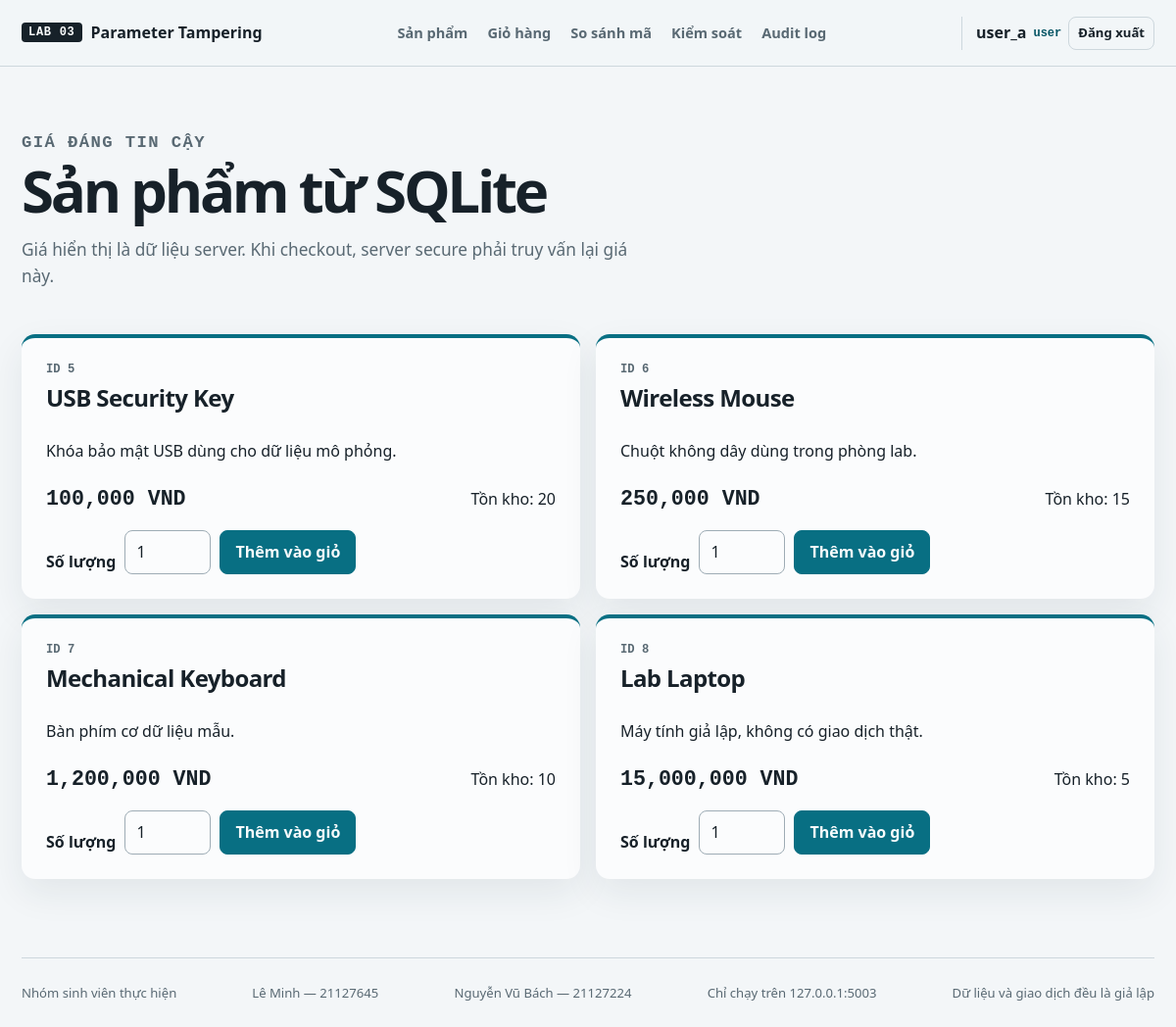
/products (signed in), run on the app's committed database.
### tables this page shows
CREATE TABLE users (
    id INTEGER PRIMARY KEY,
    username TEXT NOT NULL UNIQUE,
    email TEXT NOT NULL UNIQUE,
    password_hash TEXT NOT NULL,
    role TEXT NOT NULL CHECK (role IN ('user', 'admin')),
    created_at TEXT NOT NULL DEFAULT CURRENT_TIMESTAMP,
    updated_at TEXT NOT NULL DEFAULT CURRENT_TIMESTAMP
);

CREATE TABLE products (
    id INTEGER PRIMARY KEY,
    name TEXT NOT NULL,
    description TEXT NOT NULL,
    price_vnd INTEGER NOT NULL CHECK (price_vnd >= 0),
    stock INTEGER NOT NULL CHECK (stock >= 0),
    created_at TEXT NOT NULL DEFAULT CURRENT_TIMESTAMP
);

### app.py (the view)
    @app.get("/products")
    @login_required
    def products():
        return render_template("products.html", products=list_products(), current_user=get_user(session["user_id"]))

### auth.py (called while the page is built)
def login_required(view):
    @wraps(view)
    def wrapped(*args, **kwargs):
        if "user_id" not in session:
            return redirect(url_for("login", next=request.full_path.rstrip("?")))
        return view(*args, **kwargs)
    return wrapped

### database.py (called while the page is built)
def _database_path() -> Path:
    path = Path(current_app.config["DATABASE"])
    return path if path.is_absolute() else Path(current_app.root_path, path)

def get_db() -> sqlite3.Connection:
    if "db" not in g:
        g.db = sqlite3.connect(_database_path())
        g.db.row_factory = sqlite3.Row
        g.db.execute("PRAGMA foreign_keys = ON")
    return g.db

def query_one(sql: str, parameters: tuple = ()):
    return get_db().execute(sql, parameters).fetchone()

def query_all(sql: str, parameters: tuple = ()):
    return get_db().execute(sql, parameters).fetchall()

### services.py (called while the page is built)
def get_user(user_id: int) -> dict | None:
    row = query_one("SELECT id, username, email, role, created_at, updated_at FROM users WHERE id = ?", (user_id,))
    return dict(row) if row else None

def list_products() -> list[dict]:
    return [dict(row) for row in query_all("SELECT * FROM products ORDER BY id")]

### templates/products.html
{% extends 'base.html' %}{% block title %}Sản phẩm | Lab 03{% endblock %}
{% block content %}<section class="page-intro"><p class="eyebrow">Giá đáng tin cậy</p><h1>Sản phẩm từ SQLite</h1><p>Giá hiển thị là dữ liệu server. Khi checkout, server secure phải truy vấn lại giá này.</p></section>
{% set product_list = products|default([], true) %}<section class="product-grid" aria-label="Danh sách sản phẩm">{% for product in product_list %}<article class="product-card"><div class="product-id">ID {{ product.id }}</div><h2>{{ product.name }}</h2><p>{{ product.description|default('Sản phẩm giả lập phục vụ bài lab.') }}</p><strong class="price">{{ '{:,.0f}'.format(product.price_vnd|default(product.price|default(0))) }} VND</strong><span>Tồn kho: {{ product.stock|default(0) }}</span><form method="post" action="/cart/add"><input type="hidden" name="product_id" value="{{ product.id }}"><label for="qty-{{ product.id }}">Số lượng</label><input id="qty-{{ product.id }}" class="compact-input" type="number" name="quantity" min="1" max="10" value="1" required><button class="button" type="submit">Thêm vào giỏ</button></form></article>{% else %}<div class="empty-state"><h2>Chưa có sản phẩm</h2><p>Chạy <code>python seed.py</code> để tạo dữ liệu cố định.</p></div>{% endfor %}</section>{% endblock %}

### templates/base.html (shortened to what this page needs)
<!doctype html>
<html lang="vi">
<head>
  <link rel="stylesheet" href="{{ url_for('static', filename='css/style.css') }}">
  <link rel="stylesheet" href="{{ url_for('static', filename='css/presentation.css') }}">
</head>
<body data-mode="{{ session.get('lab_mode', 'secure') if session is defined else 'secure' }}">
  <header class="site-header">
    <a class="brand" href="/" aria-label="Trang chủ Lab 03"><span>LAB 03</span> Parameter Tampering</a>
    <nav id="primary-nav" class="primary-nav" aria-label="Điều hướng chính">
      <a href="/products">Sản phẩm</a><a href="/cart">Giỏ hàng</a><a href="/comparison">So sánh mã</a><a href="/security-controls">Kiểm soát</a><a href="/audit-logs">Audit log</a>
    </nav>
    <div class="session-chip">
      {% if session is defined and session.get('user_id') %}
        <span>{{ session.get('username', 'user') }}</span><b>{{ session.get('role', 'user') }}</b>
        <form method="post" action="/logout"><button class="button button-quiet" type="submit">Đăng xuất</button></form>
      {% else %}<a class="button button-quiet" href="/login">Đăng nhập</a>{% endif %}
    </div>
  </header>
  <main id="main-content" tabindex="-1">
    {% block content %}{% endblock %}
  </main>
  <footer class="site-footer"><span>Nhóm sinh viên thực hiện</span><span>Lê Minh — 21127645</span><span>Nguyễn Vũ Bách — 21127224</span><span>Chỉ chạy trên 127.0.0.1:5003</span><span>Dữ liệu và giao dịch đều là giả lập</span></footer>
</body>
</html>

### static/css/style.css (style rules this page uses)
:root { color-scheme:light; --bg:#f3f6f8;--surface:#fbfcfd;--surface-2:#e9eef2;--ink:#172129;--muted:#596973;--line:#cdd7dd; --accent:#086f83;--accent-dark:#075565;--accent-soft:#d8eef2;--danger:#a32e35;--danger-soft:#f7e2e3; --safe:#16704a;--safe-soft:#dff2e8;--warning:#96600a;--warning-soft:#f6ebd5;--shadow:0 14px 36px rgb(20 53 64 / .08); --radius:14px;--radius-control:8px;--mono:"Cascadia Code","SFMono-Regular",Consolas,monospace;--sans:Segoe UI,Arial,sans-serif; }
* { box-sizing:border-box }
html { scroll-behavior:smooth }
body { margin:0;background:var(--bg);color:var(--ink);font:16px/1.55 var(--sans) }
button,input,select,textarea { font:inherit }
a { color:var(--accent-dark) }
h1,h2,h3,p { margin-top:0 }
h1 { max-width:16ch;margin-bottom:18px;font-size:clamp(2.4rem,6vw,5.3rem);font-weight:750;letter-spacing:-.055em;line-height:.98 }
h2 { letter-spacing:-.025em;line-height:1.15 }
form { margin:0 }
.site-header { position:sticky;top:0;z-index:20;display:grid;grid-template-columns:auto 1fr auto;align-items:center;gap:28px;min-height:68px;padding:10px max(22px,calc((100vw - 1380px)/2));border-bottom:1px solid var(--line);background:rgb(243 246 248 / .96) }
.brand { display:flex;align-items:center;gap:9px;color:var(--ink);font-weight:750;text-decoration:none;white-space:nowrap }
.brand span { padding:3px 7px;background:var(--ink);color:var(--surface);border-radius:4px;font:700 .75rem var(--mono);letter-spacing:.06em }
.primary-nav { display:flex;justify-content:center;gap:20px }
.primary-nav a { color:var(--muted);font-size:.91rem;font-weight:650;text-decoration:none;white-space:nowrap }
.session-chip { display:flex;align-items:center;gap:7px;padding-left:14px;border-left:1px solid var(--line);white-space:nowrap }
.session-chip span { font-weight:700 }
.session-chip b { color:var(--accent-dark);font:700 .75rem var(--mono) }
.session-chip form { display:inline }
main { width:min(1380px,calc(100% - 44px));min-height:calc(100dvh - 140px);margin:0 auto;padding:48px 0 80px }
.site-footer { display:flex;justify-content:space-between;gap:18px;width:min(1380px,calc(100% - 44px));margin:auto;padding:25px 0;border-top:1px solid var(--line);color:var(--muted);font-size:.82rem }
.eyebrow,.lab-header .mode-label,.result-banner>span,.trace-header>div>span,.inspector header div>span,.request-console header div>span { display:block;margin-bottom:10px;color:var(--accent-dark);font:750 .73rem var(--mono);letter-spacing:.08em;text-transform:uppercase }
.lede,.page-intro>p,.section-heading>p { max-width:65ch;color:var(--muted);font-size:1.08rem }
.page-intro { max-width:850px;margin:20px 0 46px }
.page-intro h1 { font-size:clamp(2.5rem,5vw,4.8rem) }
.button,button { display:inline-flex;align-items:center;justify-content:center;min-height:42px;padding:9px 15px;border:1px solid var(--accent);border-radius:var(--radius-control);background:var(--accent);color:#f7fbfc;font-weight:700;text-decoration:none;cursor:pointer }
.button-quiet { min-height:34px;padding:5px 9px;border-color:var(--line);background:transparent;color:var(--ink);font-size:.82rem }
input,select,textarea { width:100%;min-height:44px;padding:9px 11px;border:1px solid #9eacb5;border-radius:var(--radius-control);background:var(--surface);color:var(--ink) }
input::placeholder { color:#687782 }
.product-grid { display:grid;grid-template-columns:repeat(2,minmax(0,1fr));gap:16px }
.product-card { display:grid;grid-template-columns:1fr auto;gap:8px 24px;padding:25px;border-top:4px solid var(--accent);border-radius:var(--radius);background:var(--surface);box-shadow:var(--shadow) }
.product-card h2,.product-card p,.product-card form { grid-column:1/-1 }
.product-card .price { font:750 1.35rem var(--mono) }
.product-id { color:var(--muted);font:700 .76rem var(--mono) }
.product-card form { display:flex;align-items:end;gap:9px;margin-top:12px }
.product-card form label { font-weight:700 }
.compact-input { width:88px;min-width:70px }

### data on the page
users: get "user_a", get "user"
products: id "5", name "USB Security Key", description "Khóa bảo mật USB dùng cho dữ liệu mô phỏng.", price_vnd "100,000", stock "20"
products: id "6", name "Wireless Mouse", description "Chuột không dây dùng trong phòng lab.", price_vnd "250,000", stock "15"
products: id "7", name "Mechanical Keyboard", description "Bàn phím cơ dữ liệu mẫu.", price_vnd "1,200,000", stock "10"
products: id "8", name "Lab Laptop", description "Máy tính giả lập, không có giao dịch thật.", price_vnd "15,000,000", stock "5"
